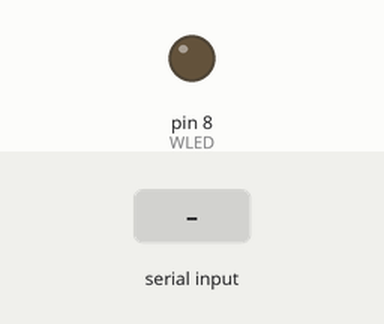
Simulated run of this sketch. Board: Arduino Leonardo, built with avr-gcc and run on an emulated ATmega32U4. Parts: output pins drawn as LEDs (lit = HIGH). The test bench sets the inputs (shaded band). What the sketch prints to the serial monitor is not drawn.

Above: at 4.0 s.
4.1 s: "a\n" received over Serial
At 4.7 s:
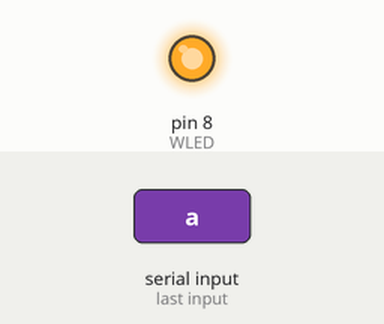
Timing chart, 0 to 7.1 s (numbered marks = the images above; inputs shaded):
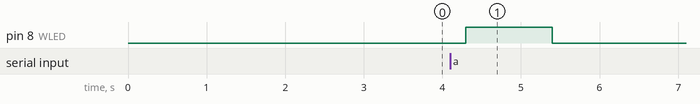

Measured:
- after the input at 4.1 s, pin 8 (WLED): LOW → HIGH after 0.20 s, → LOW 1.1 s later

The sketch:

xbee_lib.ino
```cpp
/**
 * Simple xBee comunication example
 * by Jaime Patarroyo
 *
 * communicates two Wiring boards using xBee's modules,
 * pressing the button attached  to one Wiring, will
 * light the board LED (48 for Wiring 1.0 boards, pin
 * 15 for Wiring S) on the other board.
 */

#include "XBee.h"

// digital pin to attach the switch
int WLED = 8;

// variable to store the data received
int data;

XBee xbee = XBee();

void setup()
{
  // Starts serial communication
  Serial.begin(9600);
  xbee.setSerial(Serial);

  // set pin as output
  pinMode(WLED, OUTPUT);

}

void loop()
{
  // if the switch is pressed
  delay(1000);
  // send the character 'a' though the xBee

  Serial.print('e');


  // if data available
  if (Serial.available())
  {
    // read data
    data = Serial.read();

    // if data received is 'a'
    if (data == 'a')
    {
      // turn ON the board LED
      digitalWrite(WLED, HIGH);
      Serial.print("turn ON");
    }
    else
    {
      // if not turn if OFF
      digitalWrite(WLED, LOW);
      Serial.print("turn OFF");
    }
  }

  // wait 100ms
  delay(100);
}
```

Source omitted: XBee.cpp (37311 bytes), XBee.h (28056 bytes)
